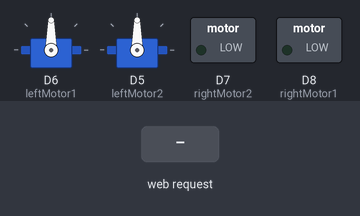
Simulated run of this sketch. Board: ESP8266 (NodeMCU). Parts: 2 × servo, switched loads named in the sketch (green lamp = pin HIGH). Inputs (shaded band) come from the test bench. WiFi joins after 1.5 s; servers stay silent unless stated; what the sketch prints to the serial monitor is not drawn.

Above: at 2.7 s.
2.8 s: HTTP request GET /out received
At 4.0 s:
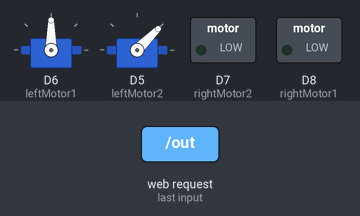
4.3 s: HTTP request GET /down received
At 5.3 s:
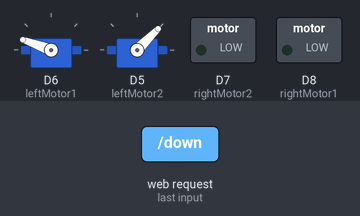
5.8 s: HTTP request GET /in received
At 6.4 s:
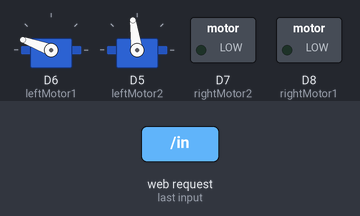
7.3 s: HTTP request GET /up received
At 8.7 s:
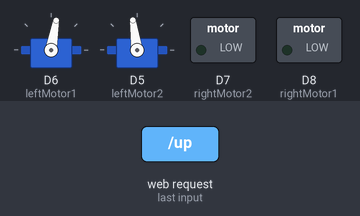
Timing chart, 0 to 9.8 s (numbered marks = the images above; inputs shaded):
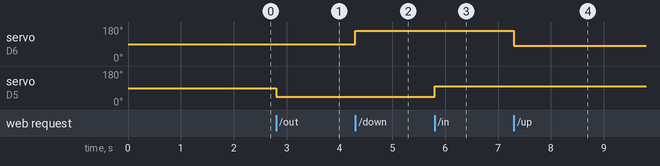

Measured:
- after the input at 2.8 s, servo on D5 (leftMotor2): 90° → 45° at once
- after the input at 4.3 s, servo on D6 (leftMotor1): 90° → 160° at once
- after the input at 5.8 s, servo on D5 (leftMotor2): 45° → 98° at once
- after the input at 7.3 s, servo on D6 (leftMotor1): 160° → 80° at once

The sketch:

final_with_arm.ino
```cpp
#include<Servo.h>
#include <ESP8266WiFi.h>
WiFiClient client;
WiFiServer server(80);
const char* ssid = "ISA";
const char* password = "PICKMAN@ISA";
String  command ="";
int rightMotor2 = 13;    // D7 - right Motor -
int rightMotor1 = 15;    // D8 - right Motor +
int leftMotor2 = D5;    // D3 - left Motor -
int leftMotor1 = D6;    // D4 - left Motor +
Servo sv1;
Servo sv2;

void setup()
{
  Serial.begin(115200);

  sv1.attach(12);//D6
  sv2.attach(14);//D5
  pinMode(leftMotor1, OUTPUT);
  pinMode(leftMotor2, OUTPUT);
  pinMode(rightMotor1, OUTPUT);
  pinMode(rightMotor2, OUTPUT);
  digitalWrite(leftMotor1,LOW);
  digitalWrite(leftMotor2,LOW);
  digitalWrite(rightMotor1,LOW);
  digitalWrite(rightMotor2,LOW);

  connectWiFi();
  server.begin();
}

void loop()
{
    client = server.available();
    if (!client) return;
    command = checkClient ();
    Serial.println(command);

         if (command == "forward") forwardMotor();
    else if (command == "reverse") reverseMotor();
    else if (command == "left")    leftMotor();
    else if (command == "right")   rightMotor();
    else if (command == "in")      in();
    else if (command == "out")     ou();
    else if (command == "up")      up();
    else if (command == "down")    dw();
    else                           stopMotor();
    sendBackEcho(command); // send command echo back to android device
    command = "";
}
void up()
{
  stopMotor();
  sv1.write(80);
  Serial.println("UP");
}
void dw()
{
  stopMotor();
  sv1.write(160);
  Serial.println("DOWN");
}
void in()
{
  stopMotor();
  sv2.write(98);
  Serial.println("IN");
}
void ou()
{
   stopMotor();
  sv2.write(45);
  Serial.println("OUT");
}
void forwardMotor(void)
{
  digitalWrite(leftMotor1,HIGH);
  digitalWrite(leftMotor2,LOW);
  digitalWrite(rightMotor1,HIGH);
  digitalWrite(rightMotor2,LOW);
  stopMotor();
}
void reverseMotor(void)
{
  digitalWrite(leftMotor1,LOW);
  digitalWrite(leftMotor2,HIGH);
  digitalWrite(rightMotor1,LOW);
  digitalWrite(rightMotor2,HIGH);
  stopMotor();
}
void leftMotor(void)
{
  digitalWrite(leftMotor1,LOW);
  digitalWrite(leftMotor2,HIGH);
  digitalWrite(rightMotor1,HIGH);
  digitalWrite(rightMotor2,LOW);
  stopMotor();

}
void rightMotor(void)
{
  digitalWrite(leftMotor1,HIGH);
  digitalWrite(leftMotor2,LOW);
  digitalWrite(rightMotor1,LOW);
  digitalWrite(rightMotor2,HIGH);
  stopMotor();
}
void stopMotor(void)
{
  digitalWrite(leftMotor1,LOW);
  digitalWrite(leftMotor2,LOW);
  digitalWrite(rightMotor1,LOW);
  digitalWrite(rightMotor2,LOW);

}
void connectWiFi()
{
  Serial.println("Connecting to WIFI");
  WiFi.begin(ssid, password);
  while ((!(WiFi.status() == WL_CONNECTED)))
  {
    delay(300);
    Serial.print("..");
  }
  Serial.println("");
  Serial.println("WiFi connected");
  Serial.println("NodeMCU Local IP is : ");
  Serial.print((WiFi.localIP()));
}
String checkClient (void)
{
  while(!client.available()) delay(1);
  String request = client.readStringUntil('\r');
  request.remove(0, 5);
  request.remove(request.length()-9,9);
  return request;
}
void sendBackEcho(String echo)
{
  client.println("HTTP/1.1 200 OK");
  client.println("Content-Type: text/html");
  client.println("");
  client.println("<!DOCTYPE HTML>");
  client.println("<html>");
  client.println(echo);
  client.println("</html>");
  client.stop();
  delay(1);
}
```
